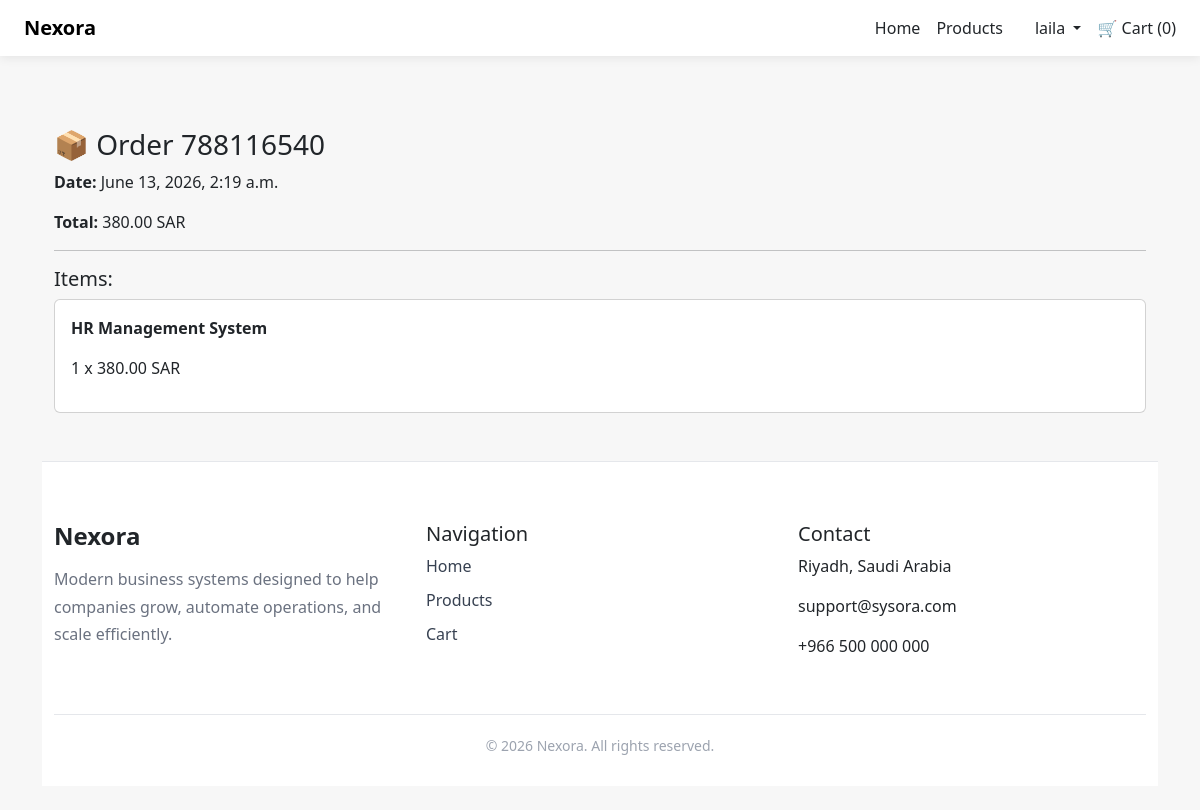
Page /orders/order/7/ (signed in) on the committed database.
### orders/models.py (models this page shows, shortened)
class Order(models.Model):
    user = models.ForeignKey(User, on_delete=models.CASCADE)
    total = models.DecimalField(max_digits=10, decimal_places=2)
    created_at = models.DateTimeField(auto_now_add=True)
    order_number = models.CharField(max_length=12, unique=True, blank=True)

class OrderItem(models.Model):
    order = models.ForeignKey(Order, on_delete=models.CASCADE, related_name='items')
    product_name = models.CharField(max_length=200)
    price = models.DecimalField(max_digits=10, decimal_places=2)
    quantity = models.IntegerField()

### orders/views.py (the view)
# urls.py: path('order/<int:order_id>/', views.order_detail, name='order_detail'),
def order_detail(request, order_id):
    order = get_object_or_404(Order, id=order_id, user=request.user)
    return render(request, 'orders/order_detail.html', {
        'order': order
    })

### cart/context_processors.py (called while the page is built)
def cart_counter(request):
    cart = request.session.get('cart', {})
    count = sum(cart.values())
    return {
        'cart_count': count
    }

### templates/orders/order_detail.html
{% extends 'base.html' %}
{% block content %}
<div class="container mt-5">
    <h3>📦 Order {{ order.order_number }}</h3>
    <p><strong>Date:</strong> {{ order.created_at }}</p>
    <p><strong>Total:</strong> {{ order.total }} SAR</p>
    <hr>
    <h5>Items:</h5>
    {% for item in order.items.all %}
        <div class="card p-3 mb-2">
            <p><strong>{{ item.product_name }}</strong></p>
            <p>{{ item.quantity }} x {{ item.price }} SAR</p>
        </div>
    {% endfor %}
</div>
{% endblock %}

### templates/base.html (shortened to what this page needs)
<!DOCTYPE html>
<html lang="en">
<head>
    {% load static %}
    <link href="https://cdn.jsdelivr.net/npm/bootstrap@5.3.0/dist/css/bootstrap.min.css" rel="stylesheet">
    <link rel="stylesheet" href="{% static 'css/style.css' %}">
    <link rel="stylesheet" href="{% static 'css/components.css' %}">
</head>
<body>
<nav class="navbar navbar-expand-lg bg-white px-4 py-2">
    <a class="navbar-brand fw-bold" href="/"> Nexora</a>
    <div class="ms-auto d-flex gap-3">
        <a class="text-dark text-decoration-none" href="/">Home</a>
        <a class="text-dark text-decoration-none" href="/products/">Products</a>
        <a class="text-dark text-decoration-none" href="/login/">
            {% if user.is_authenticated %}
            <div class="dropdown d-inline">
                <a class="nav-link d-inline dropdown-toggle text-dark" href="#" role="button" data-bs-toggle="dropdown">
                    {{ user.username }}
                </a>
            </div>
            {% endif %}
        </a>
        <a class="text-dark text-decoration-none" href="/cart/">
            🛒 Cart ({{ cart_count }})
        </a>
    </div>
</nav>
<div class="container py-4">
    {% block content %}
    {% endblock %}
    <footer class="footer-custom mt-5">
    <div class="container">
        <div class="row">
            <div class="col-md-4">
                <h4 class="footer-logo">Nexora</h4>
                <p class="footer-text">
                    Modern business systems designed to help companies grow,
                    automate operations, and scale efficiently.
                </p>
            </div>
            <div class="col-md-4">
                <h5>Navigation</h5>
                <ul class="footer-links">
                    <li><a href="/">Home</a></li>
                    <li><a href="{% url 'product_list' %}">Products</a></li>
                    <li><a href="/cart/">Cart</a></li>
                </ul>
            </div>
            <div class="col-md-4">
                <h5>Contact</h5>
                <p>Riyadh, Saudi Arabia</p>
                <p>support@sysora.com</p>
                <p>+966 500 000 000</p>
            </div>
        </div>
        <div class="footer-bottom">
            © 2026 Nexora. All rights reserved.
        </div>
    </div>
</footer>
</div>
</body>
</html>

### static/css/style.css (style rules this page uses)
body { background-color: #f7f7f7; font-family: 'Segoe UI', sans-serif; }
.navbar { box-shadow: 0 2px 10px rgba(0,0,0,0.08); }

### static/css/components.css (style rules this page uses)
.footer-custom { margin-top: 80px; background: #ffffff; border-top: 1px solid #e5e7eb; padding: 60px 0 30px; }
.footer-logo { font-weight: 700; margin-bottom: 16px; }
.footer-text { color: #6b7280; line-height: 1.7; }
.footer-links { list-style: none; padding: 0; }
.footer-links li { margin-bottom: 10px; }
.footer-links a { text-decoration: none; color: #374151; transition: .2s; }
.footer-bottom { margin-top: 40px; padding-top: 20px; border-top: 1px solid #e5e7eb; text-align: center; color: #9ca3af; font-size: 14px; }

### rows in the picture
Order: order_number "788116540", created_at "June 13, 2026, 2:19 a.m.", total "380.00"
OrderItem: product_name "HR Management System", quantity "1", price "380.00"

### other values in the picture
{{ user.username }} "laila"
{{ cart_count }} "0"
